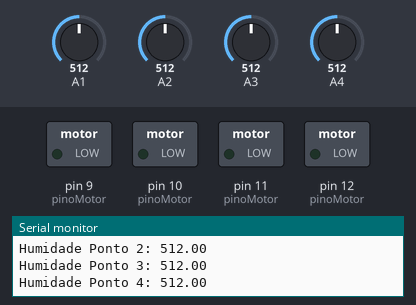
Recording of a sketch running on a simulated Arduino Uno, built with avr-gcc and run on an emulated ATmega328P. Parts: switched loads named in the sketch (green lamp = pin HIGH), the last lines printed to the serial monitor. The inputs (shaded band) are chosen by the test bench; at power-on: A1 = 512, A2 = 512, A3 = 512, A4 = 512.

Above: at 1.8 s.
1.9 s: A1 set to 486
At 3.0 s:
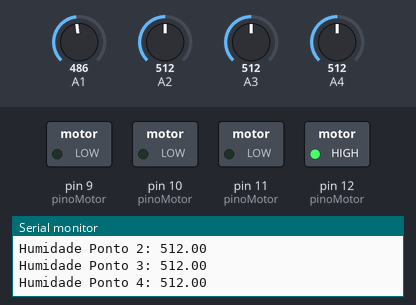
3.6 s: A2 set to 486
At 5.2 s:
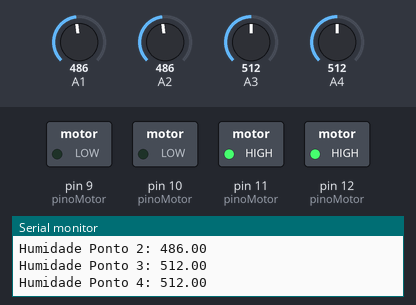
5.7 s: A3 set to 493
At 7.3 s:
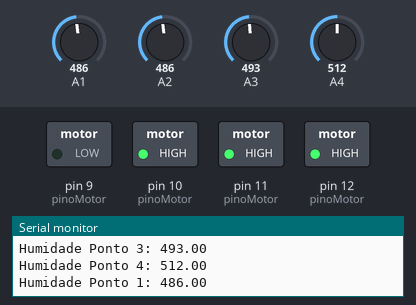
7.7 s: A4 set to 490
At 9.4 s:
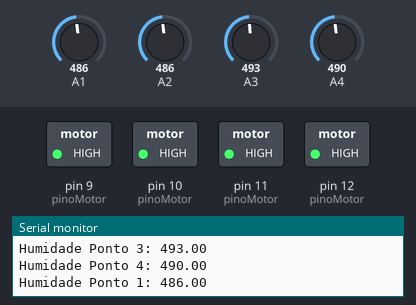
9.8 s: A3 set to 510
At 11.5 s:
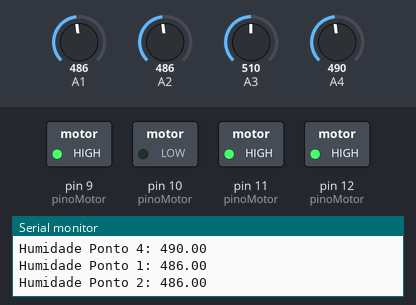
11.9 s: A1 set to 510
At 13.6 s:
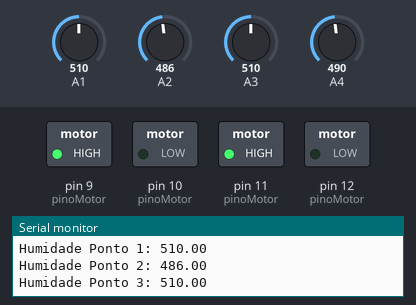
Timing chart, 0 to 15.0 s (numbered marks = the images above; inputs shaded):
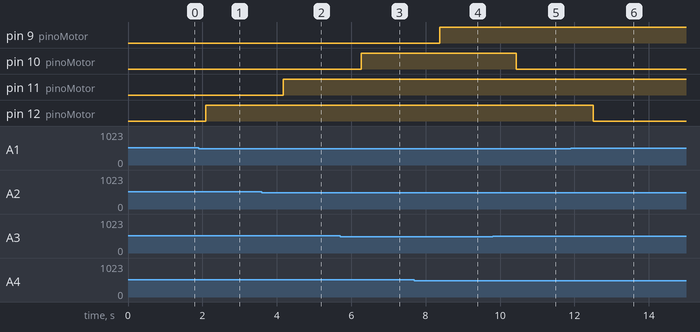

Measured:
- the behaviour switches between 501 and 500 on A1 (found by bisection; images 0 and 1)
- the behaviour switches between 501 and 500 on A2 (found by bisection; images 1 and 2)
- the behaviour switches between 501 and 500 on A3 (found by bisection; images 2 and 3)
- after the input at 1.9 s, pin 12 (pinoMotor): LOW → HIGH after 0.20 s
- after the input at 3.6 s, pin 11 (pinoMotor): LOW → HIGH after 0.58 s
- after the input at 5.7 s, pin 10 (pinoMotor): LOW → HIGH after 0.57 s
- after the input at 7.7 s, pin 9 (pinoMotor): LOW → HIGH after 0.68 s
- after the input at 9.8 s, pin 10 (pinoMotor): HIGH → LOW after 0.63 s
- after the input at 11.9 s, pin 12 (pinoMotor): HIGH → LOW after 0.60 s

The sketch:

ProjetoPosAlltomation.ino
```cpp
void setup() {
  Serial.begin(9600);
  pinMode(12, OUTPUT);
  digitalWrite(12, LOW);
  pinMode(11, OUTPUT);
  digitalWrite(11, LOW);
  pinMode(10, OUTPUT);
  digitalWrite(10, LOW);
  pinMode(9, OUTPUT);
  digitalWrite(9, LOW);
  Serial.print("server is at ");
}

void loop() {
  verificarUmidadeLigarMotors();
  delay(1000);
}

void verificarUmidadeLigarMotors(){
  for(int a=1; a<5; a++){
    if(humidadeTerreno(a)>500){
      acaoMotor(a,LOW);
    }else{
      acaoMotor(a,HIGH);
    }
  }
}

float humidadeTerreno(int ponto){
  float umid = 0;
  umid = analogRead(ponto);
  Serial.print("Humidade Ponto ");
  Serial.print(ponto);
  Serial.print(": ");
  Serial.print(umid);
  Serial.println();
  return umid;
}

void acaoMotor(int motor, int ligarDesligar){
  int pinoMotor = 0;
  int colunaLed = 0;
  int linhaLed = 0;
  switch (motor) {
    case 1:
      pinoMotor = 12;
      break;
    case 2:
      pinoMotor = 11;
      colunaLed=10;
      break;
    case 3:
      pinoMotor = 10;
      linhaLed = 1;
      break;
    case 4:
      pinoMotor = 9;
      linhaLed = 1;
      colunaLed=10;
      break;
  }
  if(pinoMotor>0)
    digitalWrite(pinoMotor, ligarDesligar);
}
```
